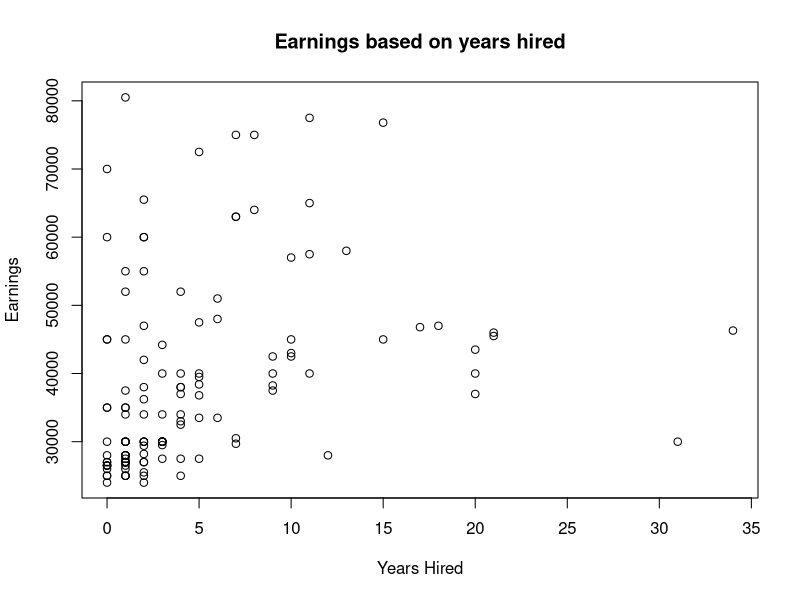
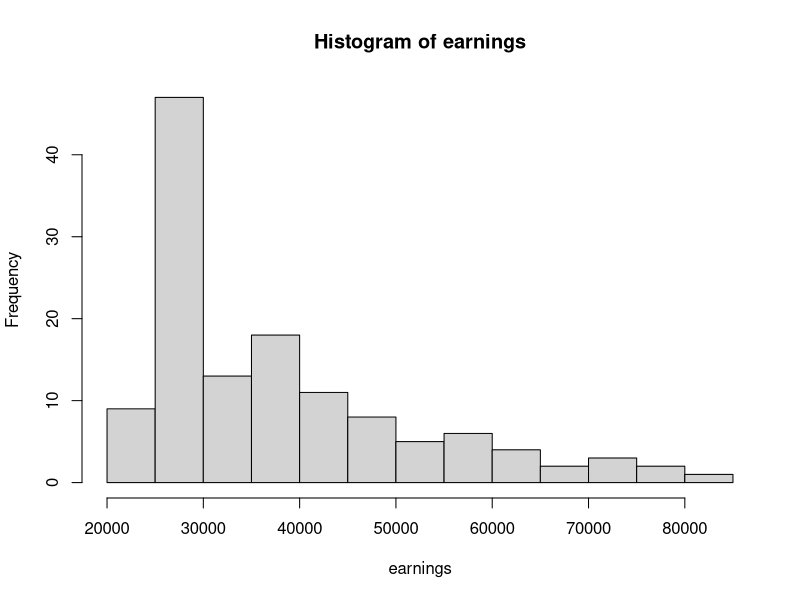
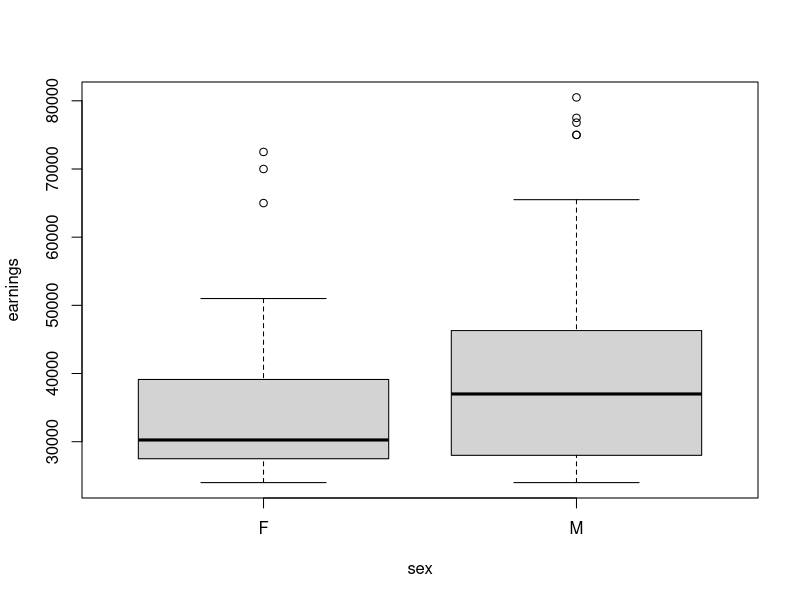
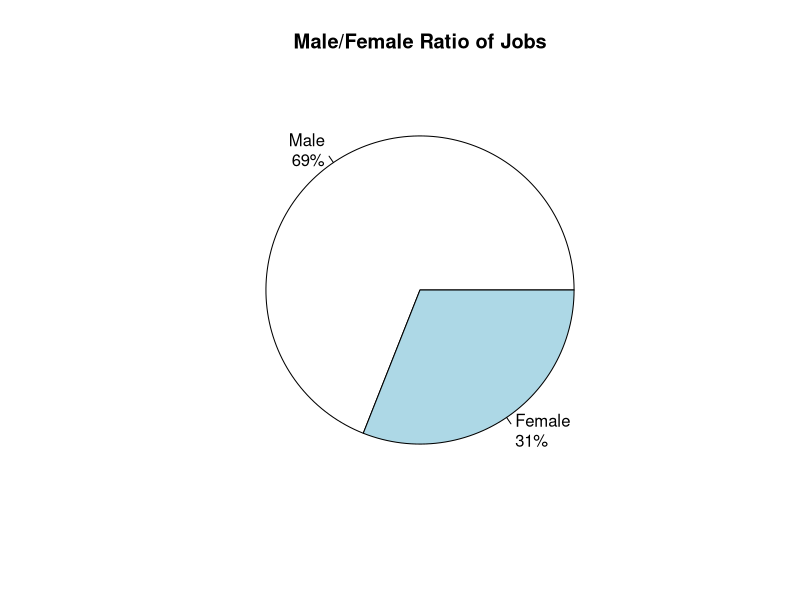

These charts were generated, in order, by the following R code:
## ---- chunk 1
jobs <- read.csv("jobs.csv")
## ---- chunk 2
observations <- length(jobs$sex)
print(observations)
## ---- chunk 3
str(jobs)
## ---- chunk 4
earnings <- jobs$earnings
earnings_mean <- mean(earnings)
earnings_sd <- sqrt(var(earnings))
earnings_median <- median(earnings)
earnings_range <- range(earnings)[2] - range(earnings)[1]

# code for visualizing the values

data <- c(earnings_mean, earnings_sd, earnings_median, earnings_range)
names(data) <- c(" Mean", "Standard Deviation", "Median", "Range")

labelAll <- paste(names(data), ": ", data, "\n", sep="")
cat(labelAll)
## ---- chunk 5
x <- jobs$hiredyears
y <- jobs$earnings
plot(x, y, main = "Earnings based on years hired", xlab = "Years Hired", ylab = "Earnings")
## ---- chunk 6
hist(earnings)
## ---- chunk 7
quartiles <- quantile(earnings)
quantile_80 <- quantile(earnings, probs = c(0.8))
earnings_iqr <- IQR(earnings)
## ---- chunk 8
print(quartiles)
print(quantile_80)
print(earnings_iqr)
## ---- chunk 9
earnings <- jobs$earnings
sex <- jobs$sex

values <- boxplot(earnings ~ sex)

outliers <- values$out
print(outliers)
## ---- chunk 10
# seperating our data by gender
all_males <- subset(jobs, sex == "M")
all_females <- subset(jobs, sex == "F")

# getting number of observations in each sample
all_observations <- length(jobs$sex)
males <- round(length(all_males$sex) * 100 / all_observations)
females <- round(length(all_females$sex) * 100 / all_observations)
data <- c(males, females)

# generating labels
names(data) <- c("Male", "Female")
labelAll <- paste(names(data), "\n", data, "%", sep="")

# plotting the chart
pie(data, main="Male/Female Ratio of Jobs", labels = labelAll)
